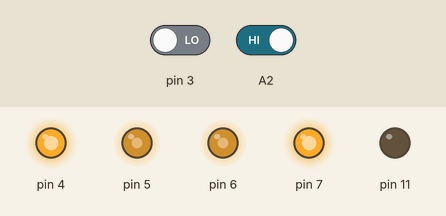
A sketch run on a simulated Arduino Uno, built with avr-gcc and run on an emulated ATmega328P. On the bench: output pins drawn as LEDs (lit = HIGH). The test bench sets the inputs (shaded band); at power-on: A2 HIGH, pin 3 LOW.

Above: at 1.2 s.
1.3 s: A2 driven LOW
At 2.1 s:
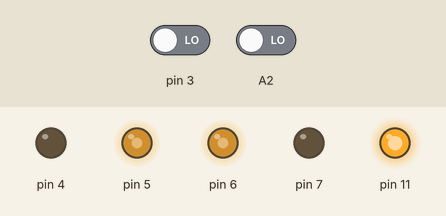
4.3 s: A2 driven HIGH
At 4.7 s:
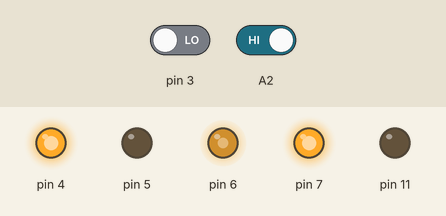
6.8 s: pin 3 driven HIGH
At 7.8 s:
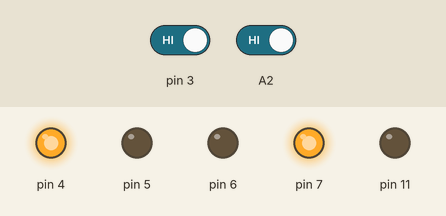
8.3 s: pin 3 driven LOW
At 8.9 s:
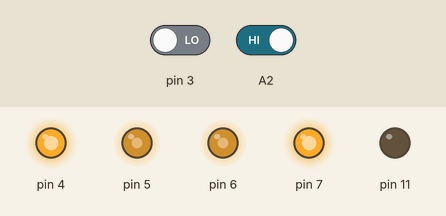
Timing chart, 0 to 10.8 s (numbered marks = the images above; inputs shaded):
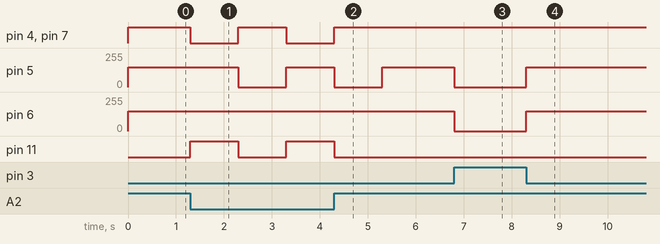

Measured:
- after the input at 1.3 s, pin 4, pin 7: HIGH → LOW at once, → HIGH 1.0 s later, → LOW 1.0 s later; pin 5: 150/255 → 0/255 after 1.0 s, → 150/255 1.0 s later; pin 11: LOW → HIGH at once, → LOW 1.0 s later, → HIGH 1.0 s later
- after the input at 4.3 s, pin 4, pin 7: goes on until 4.3 s, then stays HIGH; pin 5: goes on until 5.3 s, then stays 150/255; pin 11: goes on until 4.3 s, then stays LOW
- after the input at 6.8 s, pin 5, pin 6: 150/255 → 0/255 at once
- after the input at 8.3 s, pin 5, pin 6: 0/255 → 150/255 at once

The sketch:

hjduino_28.ino
```cpp
void goAhead() {
  analogWrite(5,150);
  digitalWrite(7,HIGH);
  analogWrite(6,150);
  digitalWrite(4,HIGH);
}

void Left() {
  analogWrite(5,0);
  digitalWrite(7,HIGH);
  analogWrite(6,150);
  digitalWrite(4,HIGH);
}

void Stop() {
  analogWrite(5,0);
  digitalWrite(7,HIGH);
  analogWrite(6,0);
  digitalWrite(4,HIGH);
}

void goBack() {
  analogWrite(5,150);
  digitalWrite(7,LOW);
  analogWrite(6,150);
  digitalWrite(4,LOW);
}

void Right() {
  analogWrite(5,150);
  digitalWrite(7,HIGH);
  analogWrite(6,0);
  digitalWrite(4,HIGH);
}

void setup(){
  pinMode(7, OUTPUT);
  pinMode(4, OUTPUT);
  Stop();
  pinMode(A2, INPUT);
  pinMode(11, OUTPUT);
  pinMode(3, INPUT);
}

void loop(){
  if (!digitalRead(A2)) {
    digitalWrite(11,HIGH);
    goBack();
    delay(1000);
    digitalWrite(11,LOW);
    Left();
    delay(1000);
    //Stop();

  } else if (digitalRead(3)) {
    Stop();
  } else {
    goAhead();

  }

}
```
